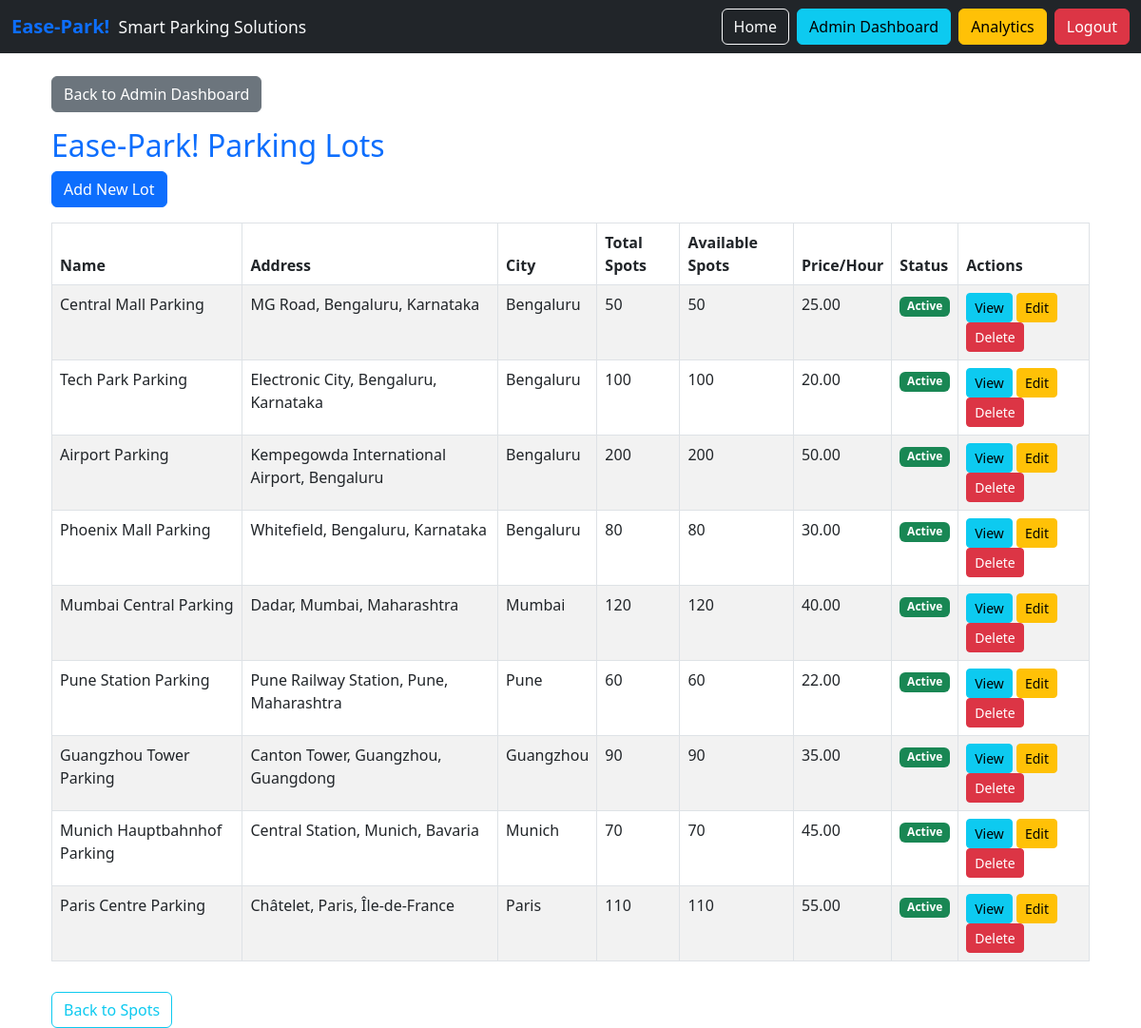
The app's page /admin/lots (signed in), older data.
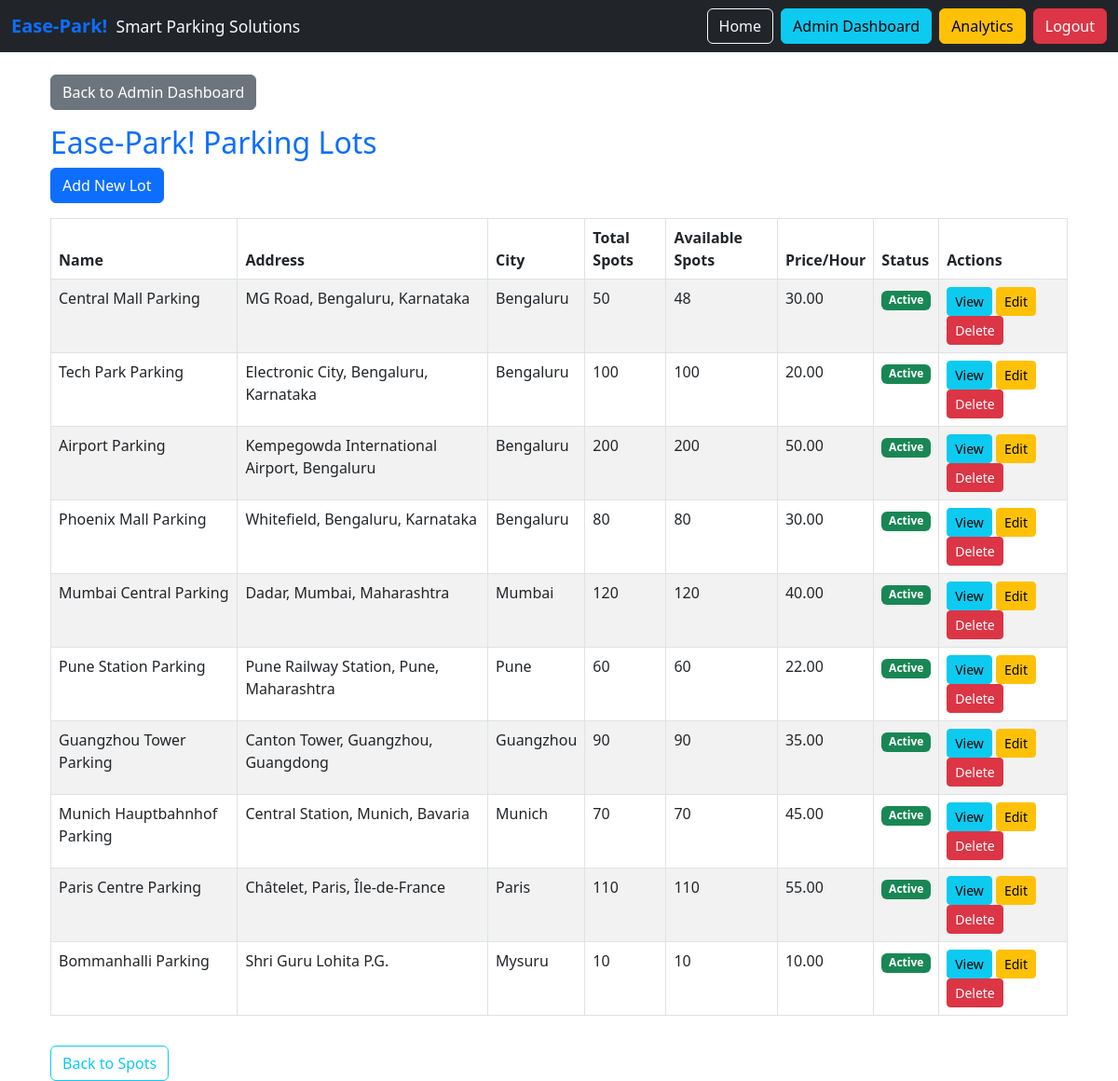
The same page, newer data.
### app/models/parking.py (models this page shows, shortened)
class ParkingLot(BaseModel):
    __tablename__ = "parking_lots"
    name = db.Column(db.String(200), nullable=False)
    address = db.Column(db.Text, nullable=False)
    city_id = db.Column(db.Integer, db.ForeignKey('cities.id'), nullable=False)
    total_spots = db.Column(db.Integer, nullable=False, default=0)
    available_spots = db.Column(db.Integer, nullable=False, default=0)
    price_per_hour = db.Column(db.Numeric(10, 2), nullable=False, default=Decimal('10.00'))
    status = db.Column(db.Enum(ParkingLotStatus), default=ParkingLotStatus.ACTIVE, nullable=False)
    city = db.relationship('City', back_populates='parking_lots')
    parking_spots = db.relationship('ParkingSpot', back_populates='parking_lot', cascade='all, delete-orphan')

### app/models/geography.py (models this page shows, shortened)
class City(BaseModel):
    __tablename__ = "cities"
    name = db.Column(db.String(100), nullable=False)
    state_id = db.Column(db.Integer, db.ForeignKey('states.id'), nullable=False)
    pin_code = db.Column(db.String(20), nullable=True)
    status = db.Column(db.Enum(GeographyStatus), default=GeographyStatus.ACTIVE, nullable=False)
    state = db.relationship('State', back_populates='cities')
    parking_lots = db.relationship('ParkingLot', back_populates='city', cascade='all, delete-orphan')
    __table_args__ = (db.UniqueConstraint('name', 'state_id', name='unique_city_per_state'),)

### app/routes/admin.py (the view)
@admin_bp.route('/lots')
@require_permission(PermissionType.MANAGE_PARKING.value)
@refresh_db_session
def list_lots():
    lots = ParkingLot.query.all()
    return render_template('admin/parking/lots.html', lots=lots)

### app/__init__.py (called while the page is built)
def create_app(config_name='default'):
    app = Flask(__name__)
    app.config.from_object(config[config_name])
    db.init_app(app)
    login_manager.init_app(app)
    login_manager.login_view = 'auth.login'
    jwt = JWTManager(app)
    init_database(app)
    from app.models.user import User
    @login_manager.user_loader
    def load_user(user_id):
        return User.query.get(int(user_id))
    register_blueprints(app)
    return app

### app/models/user.py (called while the page is built)
    @property
    def is_active(self):
        return self.status == UserStatus.ACTIVE

### app/routes/admin.py (called while the page is built)
def refresh_db_session(func):
    @wraps(func)
    def wrapper(*args, **kwargs):
        db.session.expire_all()
        return func(*args, **kwargs)
    return wrapper

### app/templates/admin/parking/lots.html
{% extends 'base.html' %}
{% block content %}
<div class="container mt-4">
  <a href="{{ url_for('admin.admin_dashboard') }}" class="btn btn-secondary mb-3">Back to Admin Dashboard</a>
  <h2 class="text-primary">Ease-Park! Parking Lots</h2>
  <a href="{{ url_for('admin.create_parking_lot') }}" class="btn btn-primary mb-3">Add New Lot</a>
  <table class="table table-bordered table-striped">
    <thead>
      <tr>
        <th>Name</th>
        <th>Address</th>
        <th>City</th>
        <th>Total Spots</th>
        <th>Available Spots</th>
        <th>Price/Hour</th>
        <th>Status</th>
        <th>Actions</th>
      </tr>
    </thead>
    <tbody>
      {% for lot in lots %}
      <tr>
        <td>{{ lot.name }}</td>
        <td>{{ lot.address }}</td>
        <td>{{ lot.city.name if lot.city else '' }}</td>
        <td>{{ lot.total_spots }}</td>
        <td>{{ lot.available_spots }}</td>
        <td>{{ lot.price_per_hour }}</td>
        <td>
          {% if lot.status.value == 'active' %}
            <span class="badge bg-success">Active</span>
          {% elif lot.status.value == 'inactive' %}
            <span class="badge bg-secondary">Inactive</span>
          {% elif lot.status.value == 'under_maintenance' %}
            <span class="badge bg-warning text-dark">Under Maintenance</span>
          {% elif lot.status.value == 'banned' %}
            <span class="badge bg-danger">Banned</span>
          {% else %}
            <span class="badge bg-light text-dark">{{ lot.status.value|capitalize }}</span>
          {% endif %}
        </td>
        <td>
          <a href="{{ url_for('admin.view_parking_lot_details', lot_id=lot.id) }}" class="btn btn-info btn-sm">View</a>
          <a href="{{ url_for('admin.edit_parking_lot', lot_id=lot.id) }}" class="btn btn-warning btn-sm">Edit</a>
          <form action="{{ url_for('admin.delete_parking_lot', lot_id=lot.id) }}" method="post" style="display:inline;">
            <button type="submit" class="btn btn-danger btn-sm">Delete</button>
          </form>
        </td>
      </tr>
      {% endfor %}
    </tbody>
  </table>
  <a href="{{ url_for('admin.list_spots') }}" class="btn btn-outline-info mt-3">Back to Spots</a>
</div>
{% endblock %}

Row changes from the older to the newer data that the page shows:
changed ParkingLot "Central Mall Parking": available_spots "50" → "48"; price_per_hour "25.00" → "30.00"
added ParkingLot: name "Bommanhalli Parking", address "Shri Guru Lohita P.G.", city "Mysuru", total_spots "10", available_spots "10", price_per_hour "10.00", status "Active"
